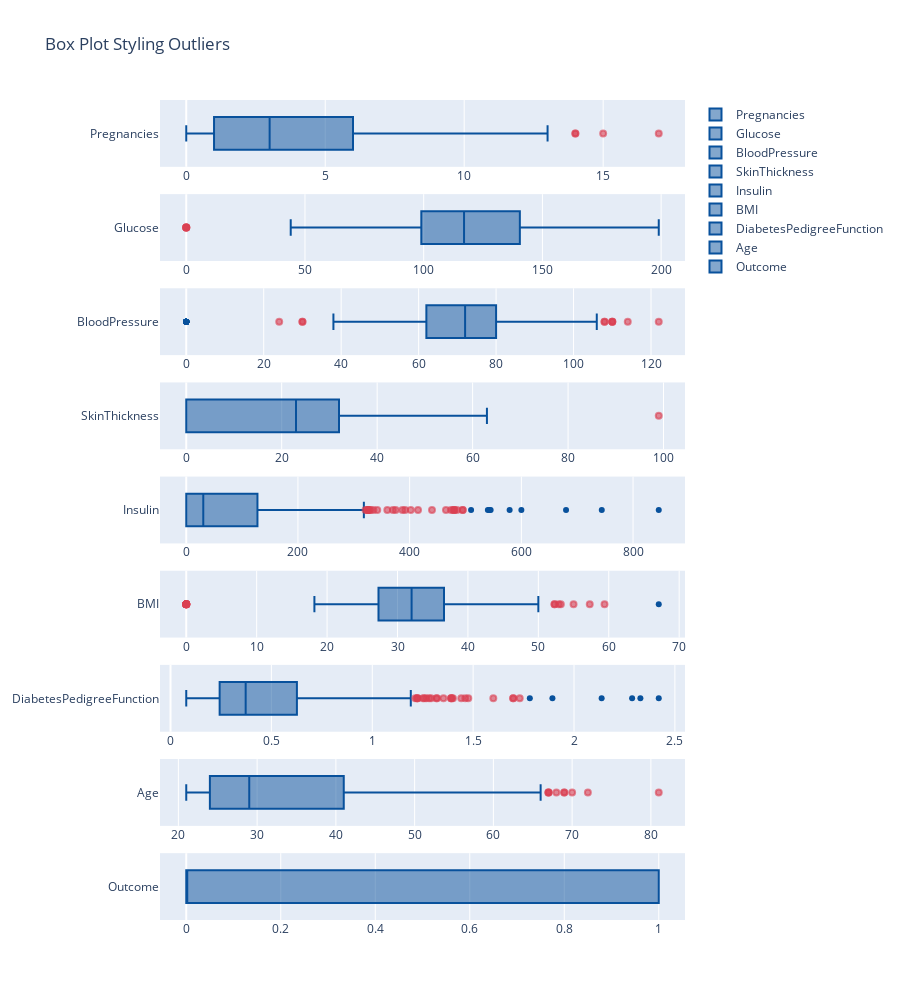
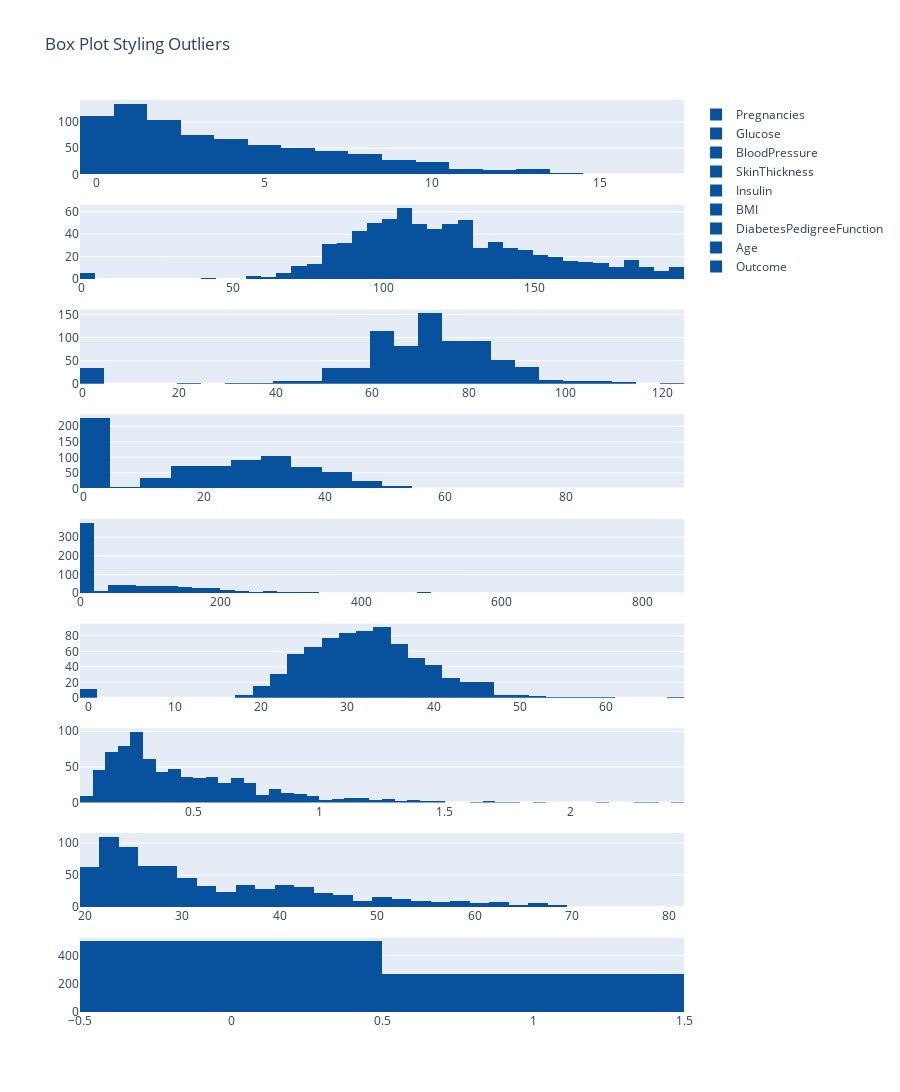

Notebook cell for these charts, in order:
### Markdown cell above
#### Show the data distribution of original dataset

### Code cell
plot_boxplot_facet(db_df)
plot_histrogram_facet(db_df)

### Figure 1 — Plotly figure (JSON) as saved in the notebook; plotly's stock layout.template omitted (floating-point values rounded to 4 significant figures; data arrays with more than 128 entries replaced by an {"elided": "..."} marker saying what was removed)
{"data": [{"boxpoints": "suspectedoutliers", "line": {"color": "rgb(8,81,156)"}, "marker": {"color": "rgb(8,81,156)", "line": {"outliercolor": "rgba(219, 64, 82, 0.6)", "outlierwidth": 2}, "outliercolor": "rgba(219, 64, 82, 0.6)"}, "name": "Pregnancies", "type": "box", "x": {"elided": "768 int values"}, "xaxis": "x", "yaxis": "y"}, {"boxpoints": "suspectedoutliers", "line": {"color": "rgb(8,81,156)"}, "marker": {"color": "rgb(8,81,156)", "line": {"outliercolor": "rgba(219, 64, 82, 0.6)", "outlierwidth": 2}, "outliercolor": "rgba(219, 64, 82, 0.6)"}, "name": "Glucose", "type": "box", "x": {"elided": "768 int values"}, "xaxis": "x2", "yaxis": "y2"}, {"boxpoints": "suspectedoutliers", "line": {"color": "rgb(8,81,156)"}, "marker": {"color": "rgb(8,81,156)", "line": {"outliercolor": "rgba(219, 64, 82, 0.6)", "outlierwidth": 2}, "outliercolor": "rgba(219, 64, 82, 0.6)"}, "name": "BloodPressure", "type": "box", "x": {"elided": "768 int values"}, "xaxis": "x3", "yaxis": "y3"}, {"boxpoints": "suspectedoutliers", "line": {"color": "rgb(8,81,156)"}, "marker": {"color": "rgb(8,81,156)", "line": {"outliercolor": "rgba(219, 64, 82, 0.6)", "outlierwidth": 2}, "outliercolor": "rgba(219, 64, 82, 0.6)"}, "name": "SkinThickness", "type": "box", "x": {"elided": "768 int values"}, "xaxis": "x4", "yaxis": "y4"}, {"boxpoints": "suspectedoutliers", "line": {"color": "rgb(8,81,156)"}, "marker": {"color": "rgb(8,81,156)", "line": {"outliercolor": "rgba(219, 64, 82, 0.6)", "outlierwidth": 2}, "outliercolor": "rgba(219, 64, 82, 0.6)"}, "name": "Insulin", "type": "box", "x": {"elided": "768 int values"}, "xaxis": "x5", "yaxis": "y5"}, {"boxpoints": "suspectedoutliers", "line": {"color": "rgb(8,81,156)"}, "marker": {"color": "rgb(8,81,156)", "line": {"outliercolor": "rgba(219, 64, 82, 0.6)", "outlierwidth": 2}, "outliercolor": "rgba(219, 64, 82, 0.6)"}, "name": "BMI", "type": "box", "x": {"elided": "768 float values"}, "xaxis": "x6", "yaxis": "y6"}, {"boxpoints": "suspectedoutliers", "line": {"color": "rgb(8,81,156)"}, "marker": {"color": "rgb(8,81,156)", "line": {"outliercolor": "rgba(219, 64, 82, 0.6)", "outlierwidth": 2}, "outliercolor": "rgba(219, 64, 82, 0.6)"}, "name": "DiabetesPedigreeFunction", "type": "box", "x": {"elided": "768 float values"}, "xaxis": "x7", "yaxis": "y7"}, {"boxpoints": "suspectedoutliers", "line": {"color": "rgb(8,81,156)"}, "marker": {"color": "rgb(8,81,156)", "line": {"outliercolor": "rgba(219, 64, 82, 0.6)", "outlierwidth": 2}, "outliercolor": "rgba(219, 64, 82, 0.6)"}, "name": "Age", "type": "box", "x": {"elided": "768 int values"}, "xaxis": "x8", "yaxis": "y8"}, {"boxpoints": "suspectedoutliers", "line": {"color": "rgb(8,81,156)"}, "marker": {"color": "rgb(8,81,156)", "line": {"outliercolor": "rgba(219, 64, 82, 0.6)", "outlierwidth": 2}, "outliercolor": "rgba(219, 64, 82, 0.6)"}, "name": "Outcome", "type": "box", "x": {"elided": "768 int values"}, "xaxis": "x9", "yaxis": "y9"}], "layout": {"height": 1000, "title": {"text": "Box Plot Styling Outliers"}, "xaxis": {"anchor": "y", "domain": [0, 1]}, "xaxis2": {"anchor": "y2", "domain": [0, 1]}, "xaxis3": {"anchor": "y3", "domain": [0, 1]}, "xaxis4": {"anchor": "y4", "domain": [0, 1]}, "xaxis5": {"anchor": "y5", "domain": [0, 1]}, "xaxis6": {"anchor": "y6", "domain": [0, 1]}, "xaxis7": {"anchor": "y7", "domain": [0, 1]}, "xaxis8": {"anchor": "y8", "domain": [0, 1]}, "xaxis9": {"anchor": "y9", "domain": [0, 1]}, "yaxis": {"anchor": "x", "domain": [0.9185, 1]}, "yaxis2": {"anchor": "x2", "domain": [0.8037, 0.8852]}, "yaxis3": {"anchor": "x3", "domain": [0.6889, 0.7704]}, "yaxis4": {"anchor": "x4", "domain": [0.5741, 0.6556]}, "yaxis5": {"anchor": "x5", "domain": [0.4593, 0.5407]}, "yaxis6": {"anchor": "x6", "domain": [0.3444, 0.4259]}, "yaxis7": {"anchor": "x7", "domain": [0.2296, 0.3111]}, "yaxis8": {"anchor": "x8", "domain": [0.1148, 0.1963]}, "yaxis9": {"anchor": "x9", "domain": [0, 0.08148]}}}

### Figure 2 — Plotly figure (JSON) as saved in the notebook; plotly's stock layout.template omitted (floating-point values rounded to 4 significant figures; data arrays with more than 128 entries replaced by an {"elided": "..."} marker saying what was removed)
{"data": [{"marker": {"color": "rgb(8,81,156)"}, "name": "Pregnancies", "type": "histogram", "x": {"elided": "768 int values"}, "xaxis": "x", "yaxis": "y"}, {"marker": {"color": "rgb(8,81,156)"}, "name": "Glucose", "type": "histogram", "x": {"elided": "768 int values"}, "xaxis": "x2", "yaxis": "y2"}, {"marker": {"color": "rgb(8,81,156)"}, "name": "BloodPressure", "type": "histogram", "x": {"elided": "768 int values"}, "xaxis": "x3", "yaxis": "y3"}, {"marker": {"color": "rgb(8,81,156)"}, "name": "SkinThickness", "type": "histogram", "x": {"elided": "768 int values"}, "xaxis": "x4", "yaxis": "y4"}, {"marker": {"color": "rgb(8,81,156)"}, "name": "Insulin", "type": "histogram", "x": {"elided": "768 int values"}, "xaxis": "x5", "yaxis": "y5"}, {"marker": {"color": "rgb(8,81,156)"}, "name": "BMI", "type": "histogram", "x": {"elided": "768 float values"}, "xaxis": "x6", "yaxis": "y6"}, {"marker": {"color": "rgb(8,81,156)"}, "name": "DiabetesPedigreeFunction", "type": "histogram", "x": {"elided": "768 float values"}, "xaxis": "x7", "yaxis": "y7"}, {"marker": {"color": "rgb(8,81,156)"}, "name": "Age", "type": "histogram", "x": {"elided": "768 int values"}, "xaxis": "x8", "yaxis": "y8"}, {"marker": {"color": "rgb(8,81,156)"}, "name": "Outcome", "type": "histogram", "x": {"elided": "768 int values"}, "xaxis": "x9", "yaxis": "y9"}], "layout": {"height": 2000, "title": {"text": "Box Plot Styling Outliers"}, "xaxis": {"anchor": "y", "domain": [0, 1]}, "xaxis2": {"anchor": "y2", "domain": [0, 1]}, "xaxis3": {"anchor": "y3", "domain": [0, 1]}, "xaxis4": {"anchor": "y4", "domain": [0, 1]}, "xaxis5": {"anchor": "y5", "domain": [0, 1]}, "xaxis6": {"anchor": "y6", "domain": [0, 1]}, "xaxis7": {"anchor": "y7", "domain": [0, 1]}, "xaxis8": {"anchor": "y8", "domain": [0, 1]}, "xaxis9": {"anchor": "y9", "domain": [0, 1]}, "yaxis": {"anchor": "x", "domain": [0.9185, 1]}, "yaxis2": {"anchor": "x2", "domain": [0.8037, 0.8852]}, "yaxis3": {"anchor": "x3", "domain": [0.6889, 0.7704]}, "yaxis4": {"anchor": "x4", "domain": [0.5741, 0.6556]}, "yaxis5": {"anchor": "x5", "domain": [0.4593, 0.5407]}, "yaxis6": {"anchor": "x6", "domain": [0.3444, 0.4259]}, "yaxis7": {"anchor": "x7", "domain": [0.2296, 0.3111]}, "yaxis8": {"anchor": "x8", "domain": [0.1148, 0.1963]}, "yaxis9": {"anchor": "x9", "domain": [0, 0.08148]}}}
